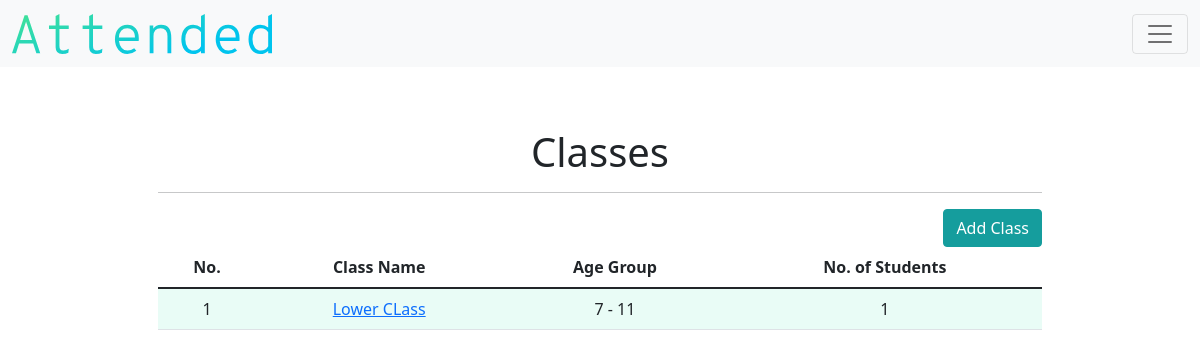
The page /class (signed in) on the database as committed earlier.
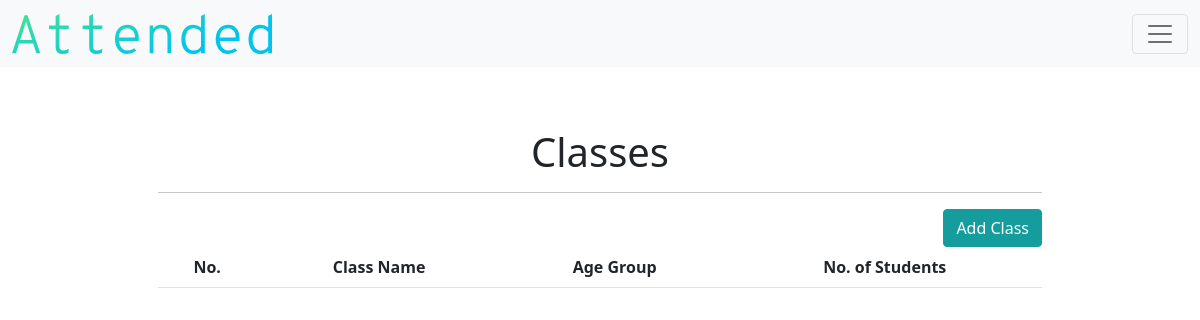
The same page on the database as committed later.
### models.py (models this page shows)
class Class(db.Model):
    __tablename__ = "class"
    id = db.Column(db.Integer, primary_key=True)
    teacher_id = db.Column(db.Integer, db.ForeignKey("teacher.id"))
    name = db.Column(db.String(), nullable=False)
    lowest_age = db.Column(db.Integer, nullable=False)
    highest_age = db.Column(db.Integer, nullable=False)
    student_count = db.Column(db.Integer, default=0)
    attendance_count = db.Column(db.Integer, default=0)
    class_attends = db.relationship("Attendance", backref="class_attend")

### application.py (the view)
@app.route("/class")
def classes():
    teacher = current_user.get_id()
    teacher_object = db.session.query(Teacher).filter_by(id=teacher).first()
    if not current_user.is_authenticated:
        return redirect("/login")
    else:
        TABLE_HEADERS=["No.", "Class Name", "Age Group", "No. of Students"]
        teacher = current_user.get_id()
        class_object = Class.query.filter_by(teacher_id = teacher).order_by(Class.id.desc()).all()
        return render_template("class.html", headers=TABLE_HEADERS, classes=class_object, teacher=teacher_object)

### application.py (called while the page is built)
@login.user_loader
def load_user(id):
    return Teacher.query.get(id)

### templates/class.html (shortened to what this page needs)
{% extends "layout.html" %}
{% block main %}
        <h1>Classes</h1>
        <hr>
        <div class="d-grid gap-2 d-md-flex justify-content-md-end">
                <a class="btn btn-secondary" href="/add_class" role="button">Add Class</a>
        </div>
        <div class="table-responsive">
          <table class="table table-hover">
                  <thead>
                      <tr>
                          {% for header in headers %}
                          <th id="header"> {{ header }} </th>
                          {% endfor %}
                      </tr>
                  </thead>
                  <tbody>
                          {% for class in classes %}
                          <tr>
                              <td class="counterCell"></td>
                              <td><a href="/detail_class/{{class.id}}"> {{class.name}} </a></td>
                              <td> {{ class.lowest_age }} - {{ class.highest_age }} </td>
                              <td> {{ class.student_count }} </td>
                          </tr>
                          {% endfor %}
                  </body>
{% endblock %}

Rows that differ between the two databases and show on the page:
removed Class: name "Lower CLass", lowest_age "7", highest_age "11", student_count "1"
